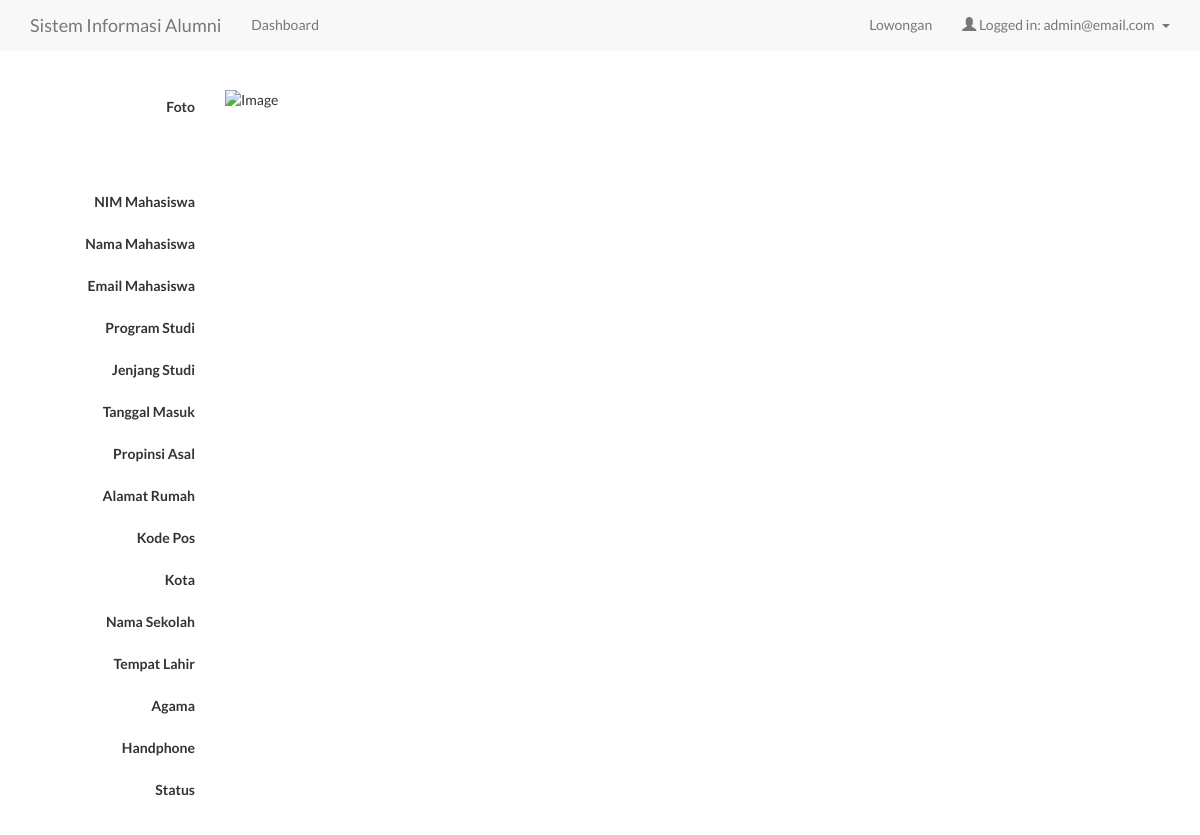
/mahasiswa_show.php?nim=5511 (signed in), run on an earlier commit of the app's database.
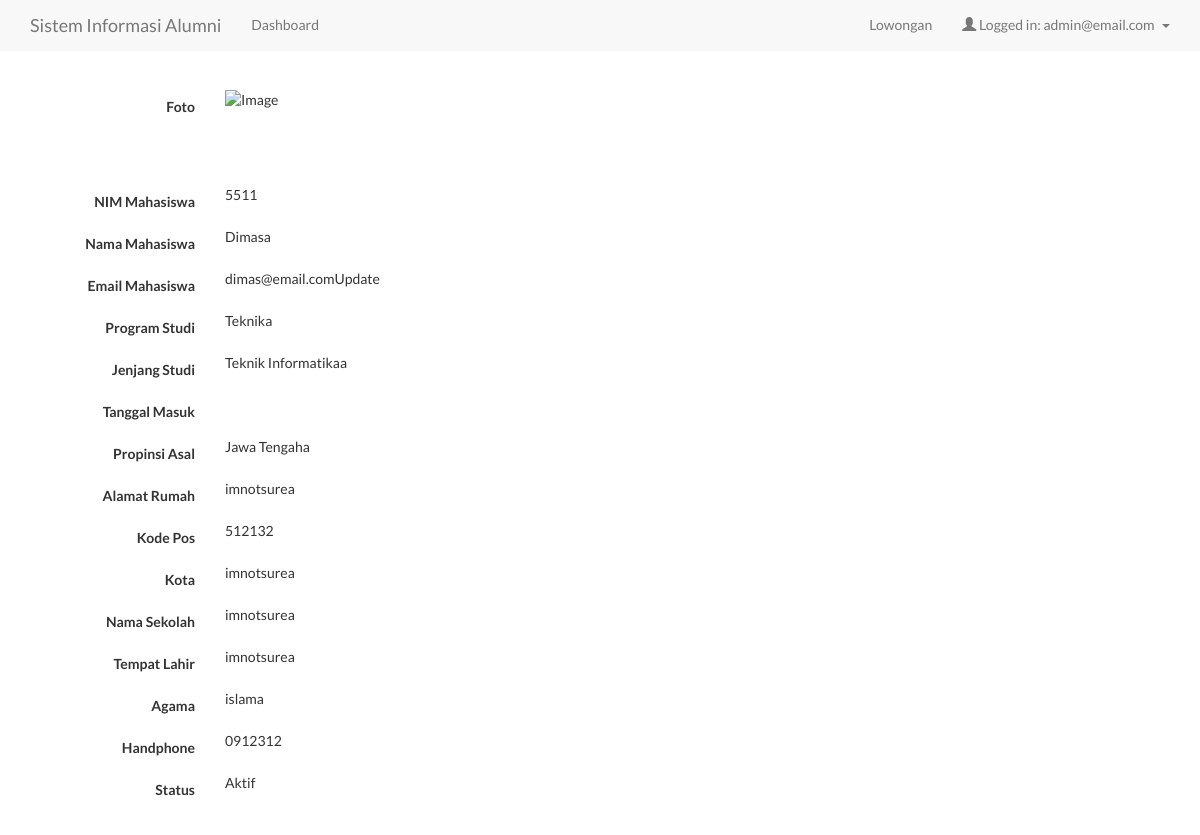
And on a later commit of the database.
### tables this page shows
CREATE TABLE IF NOT EXISTS `users` (
  `id` int(11) NOT NULL AUTO_INCREMENT,
  `admin` int(11) DEFAULT NULL,
  `nim` int(11) DEFAULT NULL,
  `username` varchar(100) NOT NULL,
  `email` varchar(100) NOT NULL,
  `password` varchar(255) NOT NULL,
  `program_studi` varchar(255) NOT NULL,
  `jenjang_studi` varchar(255) NOT NULL,
  `tanggal_masuk` varchar(255) NOT NULL,
  `propinsi_asal` varchar(255) NOT NULL,
  `alamat_rumah` varchar(255) NOT NULL,
  `kode_pos` varchar(255) NOT NULL,
  `kota` varchar(255) NOT NULL,
  `nama_sekolah` varchar(255) NOT NULL,
  `tempat_lahir` varchar(255) NOT NULL,
  `agama` varchar(255) NOT NULL,
  `handphone` varchar(255) NOT NULL,
  `foto` varchar(255) NOT NULL,
  `status` varchar(255) NOT NULL,
  PRIMARY KEY (`id`)
);

### mahasiswa_show.php (the view, shortened to what the changed rows need)
<?php
require_once 'dbconnect.php';
$nim = $_GET['nim'];
$sql = "SELECT * FROM users WHERE nim = '$nim'";
$mahasiswas   = $conn->query($sql);
if ($mahasiswas->num_rows > 0) {
    $mahasiswa = $mahasiswas->fetch_assoc();
}
?>
<!DOCTYPE html>
<head>
    <link rel="stylesheet" href="assets/css/bootstrap.min.css" type="text/css"/>
    <link rel="stylesheet" href="assets/css/index.css" type="text/css"/>
</head>
<body>
    <br> <br>
    <div class="container">
        <form action="" method="POST" class="form-horizontal" enctype="multipart/form-data">
            <div class="form-group">
                <label for="nim" class="col-sm-2 control-label">NIM Mahasiswa</label>
                <div class="col-md-6">
                     <?= $mahasiswa['nim'] ?>
                </div>
            </div>
            <div class="form-group">
                <label for="username" class="col-sm-2 control-label">Nama Mahasiswa</label>
                <div class="col-md-6">
                     <?= $mahasiswa['username'] ?>
                </div>
            </div>
            <div class="form-group">
                <label for="email" class="col-sm-2 control-label">Email Mahasiswa</label>
                <div class="col-md-6">
                     <?= $mahasiswa['email'] ?>
                </div>
            </div>
            <div class="form-group">
                <label for="program_studi" class="col-sm-2 control-label">Program Studi</label>
                <div class="col-md-6">
                     <?= $mahasiswa['program_studi'] ?>
                </div>
            </div>
            <div class="form-group">
                <label for="jenjang_studi" class="col-sm-2 control-label">Jenjang Studi</label>
                <div class="col-md-6">
                     <?= $mahasiswa['jenjang_studi'] ?>
                </div>
            </div>
            <div class="form-group">
                <label for="propinsi_asal" class="col-sm-2 control-label">Propinsi Asal</label>
                <div class="col-md-6">
                     <?= $mahasiswa['propinsi_asal'] ?>
                </div>
            </div>
            <div class="form-group">
                <label for="alamat_rumah" class="col-sm-2 control-label">Alamat Rumah</label>
                <div class="col-md-6">
                     <?= $mahasiswa['alamat_rumah'] ?>
                </div>
            </div>
            <div class="form-group">
                <label for="kode_pos" class="col-sm-2 control-label">Kode Pos</label>
                <div class="col-md-6">
                     <?= $mahasiswa['kode_pos'] ?>
                </div>
            </div>
            <div class="form-group">
                <label for="kota" class="col-sm-2 control-label">Kota</label>
                <div class="col-md-6">
                     <?= $mahasiswa['kota'] ?>
                </div>
            </div>
            <div class="form-group">
                <label for="nama_sekolah" class="col-sm-2 control-label">Nama Sekolah</label>
                <div class="col-md-6">
                     <?= $mahasiswa['nama_sekolah'] ?>
                </div>
            </div>
            <div class="form-group">
                <label for="tempat_lahir" class="col-sm-2 control-label">Tempat Lahir</label>
                <div class="col-md-6">
                     <?= $mahasiswa['tempat_lahir'] ?>
                </div>
            </div>
            <div class="form-group">
                <label for="agama" class="col-sm-2 control-label">Agama</label>
                <div class="col-md-6">
                     <?= $mahasiswa['agama'] ?>
                </div>
            </div>
            <div class="form-group">
                <label for="handphone" class="col-sm-2 control-label">Handphone</label>
                <div class="col-md-6">
                     <?= $mahasiswa['handphone'] ?>
                </div>
            </div>
            <div class="form-group">
                <label for="foto" class="col-sm-2 control-label">Status</label>
                <div class="col-md-6">
                    <?= ($mahasiswa['status'] == 1) ? 'Aktif' : ''; ?>
                </div>
            </div>
        </form>
    </div>
    <br>
</body>
</html>

What changed in the data, as far as the page shows it:
added users: nim "5511", username "Dimasa", email "dimas@email.comUpdate", program_studi "Teknika", jenjang_studi "Teknik Informatikaa", propinsi_asal "Jawa Tengaha", alamat_rumah "imnotsurea", kode_pos "512132", kota "imnotsurea", nama_sekolah "imnotsurea", tempat_lahir "imnotsurea", agama "islama", handphone "0912312"
Also different on the page:
text now shown: "Aktif"
